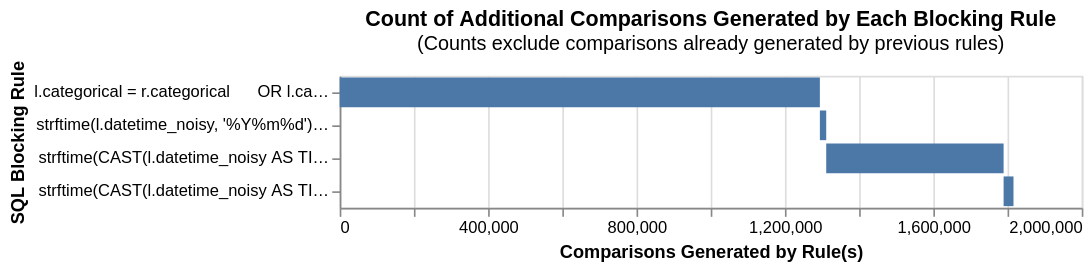

Here is the notebook cell this chart was saved with:
### Code cell
from splink.blocking_analysis import (
    cumulative_comparisons_to_be_scored_from_blocking_rules_chart
)

# Rule 1: Match on category OR allow if either side is missing
blocking_rule_category = """
    l.categorical = r.categorical 
    OR l.categorical IS NULL 
    OR r.categorical IS NULL
"""

blocking_rule_day = """
    strftime(l.datetime_noisy, '%Y%m%d') = strftime(r.datetime_noisy, '%Y%m%d')
    OR l.datetime_noisy IS NULL 
    OR r.datetime_noisy IS NULL
"""

blocking_rule_date_shift_1 = """
    strftime(CAST(l.datetime_noisy AS TIMESTAMP) + INTERVAL '1' DAY, '%Y%m') = strftime(CAST(r.datetime_noisy AS TIMESTAMP), '%Y%m')
    OR l.datetime_noisy IS NULL 
    OR r.datetime_noisy IS NULL
"""

blocking_rule_date_shift_2 = """
    strftime(CAST(l.datetime_noisy AS TIMESTAMP) - INTERVAL '1' DAY, '%Y%m') = strftime(CAST(r.datetime_noisy AS TIMESTAMP), '%Y%m')
    OR l.datetime_noisy IS NULL 
    OR r.datetime_noisy IS NULL
"""

brs = [
    blocking_rule_category,
    blocking_rule_day,
    blocking_rule_date_shift_1,
    blocking_rule_date_shift_2
]

cumulative_comparisons_to_be_scored_from_blocking_rules_chart(
    table_or_tables=[df1, df2],
    blocking_rules=brs,
    db_api=db_api,
    link_type="link_only",
    unique_id_column_name="latent_event_id"
)

### Figure 1 — Vega-Lite specification as saved in the notebook (floating-point values rounded to 4 significant figures)
{"config": {"view": {"continuousWidth": 300, "continuousHeight": 300}}, "data": {"name": "data-93ce9e1f82fbab0937b8544b2c0915eb"}, "mark": "bar", "encoding": {"order": {"field": "cumulative_rows"}, "tooltip": [{"field": "blocking_rule", "title": "SQL Condition", "type": "nominal"}, {"field": "row_count", "format": ",", "title": "Comparisons Generated", "type": "quantitative"}, {"field": "cumulative_rows", "format": ",", "title": "Cumulative Comparisons", "type": "quantitative"}, {"field": "cartesian", "format": ",", "title": "Total comparisons in Cartesian product", "type": "quantitative"}], "x": {"field": "start", "title": "Comparisons Generated by Rule(s)", "type": "quantitative"}, "x2": {"field": "cumulative_rows"}, "y": {"field": "blocking_rule", "sort": ["-x2"], "title": "SQL Blocking Rule"}}, "height": {"step": 20}, "title": {"text": "Count of Additional Comparisons Generated by Each Blocking Rule", "subtitle": "(Counts exclude comparisons already generated by previous rules)"}, "width": 450, "$schema": "https://vega.github.io/schema/vega-lite/v5.9.3.json", "datasets": {"data-93ce9e1f82fbab0937b8544b2c0915eb": [{"blocking_rule": "\n    l.categorical = r.categorical \n    OR l.categorical IS NULL \n    OR r.categorical IS NULL\n", "row_count": 1294208, "cumulative_rows": 1294208, "cartesian": 2304168, "match_key": "0", "start": 0}, {"blocking_rule": "\n    strftime(l.datetime_noisy, '%Y%m%d') = strftime(r.datetime_noisy, '%Y%m%d')\n    OR l.datetime_noisy IS NULL \n    OR r.datetime_noisy IS NULL\n", "row_count": 17088, "cumulative_rows": 1311296, "cartesian": 2304168, "match_key": "1", "start": 1294208}, {"blocking_rule": "\n    strftime(CAST(l.datetime_noisy AS TIMESTAMP) + INTERVAL '1' DAY, '%Y%m') = strftime(CAST(r.datetime_noisy AS TIMESTAMP), '%Y%m')\n    OR l.datetime_noisy IS NULL \n    OR r.datetime_noisy IS NULL\n", "row_count": 478083, "cumulative_rows": 1789379, "cartesian": 2304168, "match_key": "2", "start": 1311296}, {"blocking_rule": "\n    strftime(CAST(l.datetime_noisy AS TIMESTAMP) - INTERVAL '1' DAY, '%Y%m') = strftime(CAST(r.datetime_noisy AS TIMESTAMP), '%Y%m')\n    OR l.datetime_noisy IS NULL \n    OR r.datetime_noisy IS NULL\n", "row_count": 26665, "cumulative_rows": 1816044, "cartesian": 2304168, "match_key": "3", "start": 1789379}]}}
